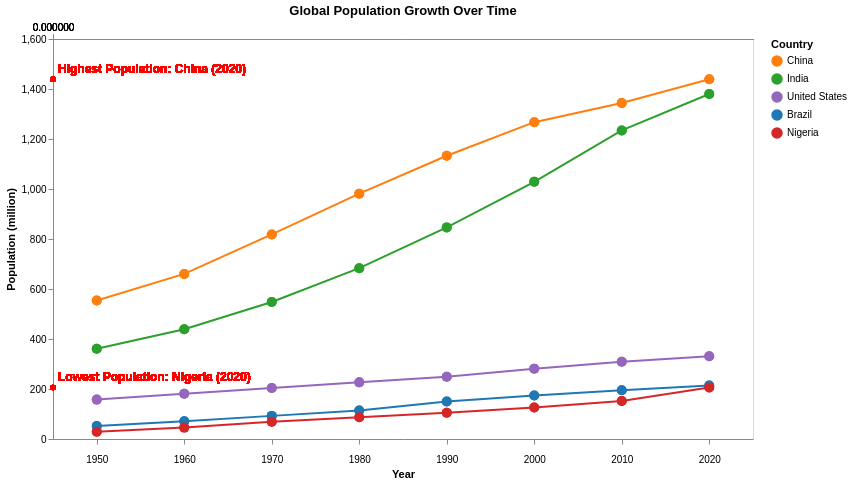

This figure's Vega-Lite source:
### Vega-Lite specification from a JSON file in a GitHub repository (floating-point values rounded to 4 significant figures)
{"$schema": "https://vega.github.io/schema/vega-lite/v5.json", "title": "Global Population Growth Over Time", "data": {"values": [{"Country": "China", "Year": 1950, "Population": 554005000, "Continent": "Asia"}, {"Country": "China", "Year": 1960, "Population": 660330000, "Continent": "Asia"}, {"Country": "China", "Year": 1970, "Population": 818315000, "Continent": "Asia"}, {"Country": "China", "Year": 1980, "Population": 981235000, "Continent": "Asia"}, {"Country": "China", "Year": 1990, "Population": 1133020000, "Continent": "Asia"}, {"Country": "China", "Year": 2000, "Population": 1267320000, "Continent": "Asia"}, {"Country": "China", "Year": 2010, "Population": 1344130000, "Continent": "Asia"}, {"Country": "China", "Year": 2020, "Population": 1439323776, "Continent": "Asia"}, {"Country": "India", "Year": 1950, "Population": 361000000, "Continent": "Asia"}, {"Country": "India", "Year": 1960, "Population": 439235000, "Continent": "Asia"}, {"Country": "India", "Year": 1970, "Population": 548159000, "Continent": "Asia"}, {"Country": "India", "Year": 1980, "Population": 683329000, "Continent": "Asia"}, {"Country": "India", "Year": 1990, "Population": 846387000, "Continent": "Asia"}, {"Country": "India", "Year": 2000, "Population": 1028690000, "Continent": "Asia"}, {"Country": "India", "Year": 2010, "Population": 1234280000, "Continent": "Asia"}, {"Country": "India", "Year": 2020, "Population": 1380004385, "Continent": "Asia"}, {"Country": "United States", "Year": 1950, "Population": 157553000, "Continent": "North America"}, {"Country": "United States", "Year": 1960, "Population": 180671000, "Continent": "North America"}, {"Country": "United States", "Year": 1970, "Population": 203984000, "Continent": "North America"}, {"Country": "United States", "Year": 1980, "Population": 226542000, "Continent": "North America"}, {"Country": "United States", "Year": 1990, "Population": 248709000, "Continent": "North America"}, {"Country": "United States", "Year": 2000, "Population": 281421000, "Continent": "North America"}, {"Country": "United States", "Year": 2010, "Population": 308745538, "Continent": "North America"}, {"Country": "United States", "Year": 2020, "Population": 331002651, "Continent": "North America"}, {"Country": "Brazil", "Year": 1950, "Population": 51910000, "Continent": "South America"}, {"Country": "Brazil", "Year": 1960, "Population": 70700000, "Continent": "South America"}, {"Country": "Brazil", "Year": 1970, "Population": 92500000, "Continent": "South America"}, {"Country": "Brazil", "Year": 1980, "Population": 113800000, "Continent": "South America"}, {"Country": "Brazil", "Year": 1990, "Population": 150000000, "Continent": "South America"}, {"Country": "Brazil", "Year": 2000, "Population": 174000000, "Continent": "South America"}, {"Country": "Brazil", "Year": 2010, "Population": 195000000, "Continent": "South America"}, {"Country": "Brazil", "Year": 2020, "Population": 213993437, "Continent": "South America"}, {"Country": "Nigeria", "Year": 1950, "Population": 28820000, "Continent": "Africa"}, {"Country": "Nigeria", "Year": 1960, "Population": 45600000, "Continent": "Africa"}, {"Country": "Nigeria", "Year": 1970, "Population": 69000000, "Continent": "Africa"}, {"Country": "Nigeria", "Year": 1980, "Population": 87300000, "Continent": "Africa"}, {"Country": "Nigeria", "Year": 1990, "Population": 105000000, "Continent": "Africa"}, {"Country": "Nigeria", "Year": 2000, "Population": 126000000, "Continent": "Africa"}, {"Country": "Nigeria", "Year": 2010, "Population": 152000000, "Continent": "Africa"}, {"Country": "Nigeria", "Year": 2020, "Population": 206139589, "Continent": "Africa"}, {"Country": "China", "Year": 1950, "Population": 554005000, "Continent": "All"}, {"Country": "China", "Year": 1960, "Population": 660330000, "Continent": "All"}, {"Country": "China", "Year": 1970, "Population": 818315000, "Continent": "All"}, {"Country": "China", "Year": 1980, "Population": 981235000, "Continent": "All"}, {"Country": "China", "Year": 1990, "Population": 1133020000, "Continent": "All"}, {"Country": "China", "Year": 2000, "Population": 1267320000, "Continent": "All"}, {"Country": "China", "Year": 2010, "Population": 1344130000, "Continent": "All"}, {"Country": "China", "Year": 2020, "Population": 1439323776, "Continent": "All"}, {"Country": "India", "Year": 1950, "Population": 361000000, "Continent": "All"}, {"Country": "India", "Year": 1960, "Population": 439235000, "Continent": "All"}, {"Country": "India", "Year": 1970, "Population": 548159000, "Continent": "All"}, {"Country": "India", "Year": 1980, "Population": 683329000, "Continent": "All"}, {"Country": "India", "Year": 1990, "Population": 846387000, "Continent": "All"}, {"Country": "India", "Year": 2000, "Population": 1028690000, "Continent": "All"}, {"Country": "India", "Year": 2010, "Population": 1234280000, "Continent": "All"}, {"Country": "India", "Year": 2020, "Population": 1380004385, "Continent": "All"}, {"Country": "United States", "Year": 1950, "Population": 157553000, "Continent": "All"}, {"Country": "United States", "Year": 1960, "Population": 180671000, "Continent": "All"}, {"Country": "United States", "Year": 1970, "Population": 203984000, "Continent": "All"}, {"Country": "United States", "Year": 1980, "Population": 226542000, "Continent": "All"}, {"Country": "United States", "Year": 1990, "Population": 248709000, "Continent": "All"}, {"Country": "United States", "Year": 2000, "Population": 281421000, "Continent": "All"}, {"Country": "United States", "Year": 2010, "Population": 308745538, "Continent": "All"}, {"Country": "United States", "Year": 2020, "Population": 331002651, "Continent": "All"}, {"Country": "Brazil", "Year": 1950, "Population": 51910000, "Continent": "All"}, {"Country": "Brazil", "Year": 1960, "Population": 70700000, "Continent": "All"}, {"Country": "Brazil", "Year": 1970, "Population": 92500000, "Continent": "All"}, {"Country": "Brazil", "Year": 1980, "Population": 113800000, "Continent": "All"}, {"Country": "Brazil", "Year": 1990, "Population": 150000000, "Continent": "All"}, {"Country": "Brazil", "Year": 2000, "Population": 174000000, "Continent": "All"}, {"Country": "Brazil", "Year": 2010, "Population": 195000000, "Continent": "All"}, {"Country": "Brazil", "Year": 2020, "Population": 213993437, "Continent": "All"}, {"Country": "Nigeria", "Year": 1950, "Population": 28820000, "Continent": "All"}, {"Country": "Nigeria", "Year": 1960, "Population": 45600000, "Continent": "All"}, {"Country": "Nigeria", "Year": 1970, "Population": 69000000, "Continent": "All"}, {"Country": "Nigeria", "Year": 1980, "Population": 87300000, "Continent": "All"}, {"Country": "Nigeria", "Year": 1990, "Population": 105000000, "Continent": "All"}, {"Country": "Nigeria", "Year": 2000, "Population": 126000000, "Continent": "All"}, {"Country": "Nigeria", "Year": 2010, "Population": 152000000, "Continent": "All"}, {"Country": "Nigeria", "Year": 2020, "Population": 206139589, "Continent": "All"}]}, "transform": [{"calculate": "datum.Population / 1000000", "as": "Population (million)"}], "selection": {"Continent": {"type": "single", "fields": ["Continent"], "bind": {"input": "select", "options": ["All", "Asia", "North America", "South America", "Africa"], "name": "Select Continent"}}}, "layer": [{"mark": {"type": "line", "point": {"filled": true, "size": 100}}, "encoding": {"x": {"field": "Year", "type": "ordinal", "title": "Year", "axis": {"domain": true, "values": [1950, 1960, 1970, 1980, 1990, 2000, 2010, 2020], "labelAngle": 0, "labelPadding": 10, "grid": false}}, "y": {"field": "Population (million)", "type": "quantitative", "title": "Population (million)", "axis": {"tickCount": 10, "grid": false}}, "color": {"field": "Country", "type": "nominal", "scale": {"domain": ["China", "India", "United States", "Brazil", "Nigeria"], "range": ["#ff7f0e", "#2ca02c", "#9467bd", "#1f77b4", "#d62728"]}, "legend": {"title": "Country"}}, "tooltip": [{"field": "Country", "title": "Country"}, {"field": "Year", "title": "Year"}, {"field": "Population (million)", "title": "Population (million)"}]}}, {"mark": {"type": "circle", "color": "red", "strokeWidth": 1.5}, "encoding": {"x": {"datum": 2020}, "y": {"datum": 1439.0}, "y2": {"datum": 1300}}}, {"mark": {"type": "text", "color": "red", "fontSize": 12, "fontWeight": "bold", "align": "left", "dx": 5, "dy": -10}, "encoding": {"x": {"datum": 2020}, "y": {"datum": 1439.0}, "text": {"value": "Highest Population: China (2020)"}}}, {"mark": {"type": "circle", "color": "red", "strokeWidth": 1}, "encoding": {"x": {"datum": 2020}, "y": {"datum": 206.1}, "y2": {"datum": 100}}}, {"mark": {"type": "text", "color": "red", "fontSize": 12, "fontWeight": "bold", "align": "left", "dx": 5, "dy": -10}, "encoding": {"x": {"datum": 2020}, "y": {"datum": 206.1}, "text": {"value": "Lowest Population: Nigeria (2020)"}}}], "width": 700, "height": 400}
